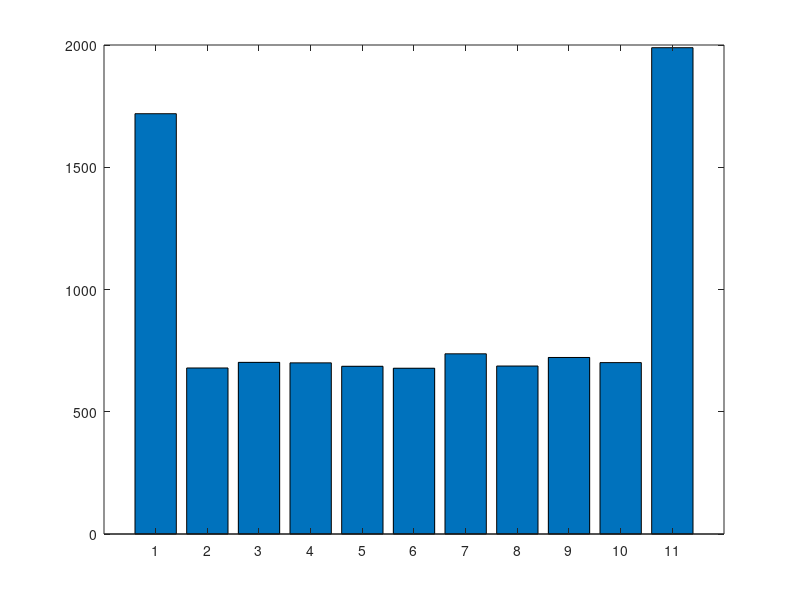
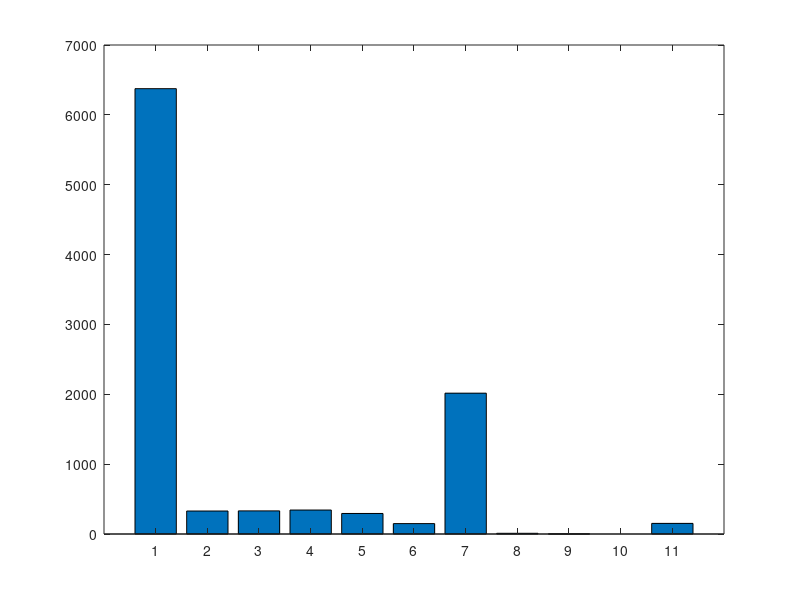
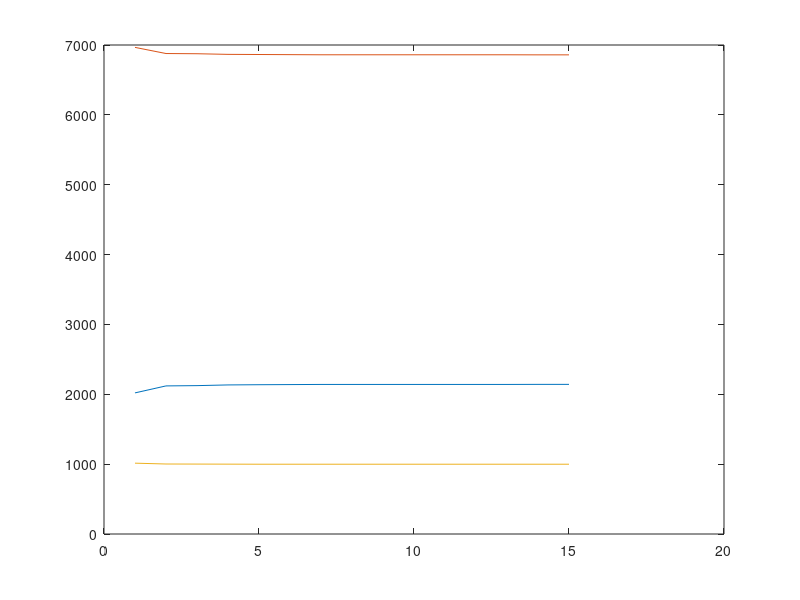

Source code (MATLAB) for these figures, in order:
payer=zeros(10000,5); 
% 1 - income 2- s 3-group 4-individual percieved audit rate audit rate,5-behaviour(0-truthfull, 1 strategic, 2 defiant)
collector = zeros(50,1);
payoff_p=zeros(10000,15);
payoff_c=zeros(50,15);
% normally distributing income
payer(1:4000,1)=normrnd(700000,200000,[4000,1]);
payer(4001:7000,1)=normrnd(3000000,500000,[3000,1]);
payer(7001:10000,1)=normrnd(10000000,3000000,[3000,1]);
% alotting groups to taxpayers
for i =1:10000
    payer(i,3)= mod(i,5)+1;
end

% a factor which increases the prob of audit of a payer
for i=1:10000
    if payer(i,1)> 3000000
        payer(i,4)= 1.5;
    elseif payer(i,1)< 500000
        payer(i,4)= .5;
    end    
end    
% putting s 
for i=1:10000
    t = rand;
    if t < .7
        payer(i,2)= rand;
        payer(i,5)= 1;
    elseif t < .8
            payer(i,2)=0;
            payer(i,5)= 2;
    else 
        payer(i,2)= 1;
        payer(i,5)=0;
    end 
end
dist=zeros(11,2);
for i=1:10000
    dist(floor(payer(i,2)*10+1),1)=dist(floor(payer(i,2)*10+1),1)+1;
end  
figure
bar(dist(:,1));
% categorizing tax collectors(0-honest,1-corrupt)
for i=1:50
    t=rand;
    if t < .7;
        collector(i)= 0;
    else
        collector(i)= 1;
    end
end


r = 0.3; %tax rate
a = zeros(50,1); %audit rate
f = 2; %fine
for i=1:50
    a(i)= .05 + rand/10;
end    
S=zeros(15,3);
for itr=1:15
    audit= zeros(10000,1);
    for i=1:10000
        t=rand;
        if t< a(ceil(i/200))*payer(i,4);
            audit(i)=1;
        end
        c= ceil(i/200);
        if payer(i,5)==0;
            payoff_p(i,itr)= 0;
        elseif collector(c,1)==0
            payoff_p(i,itr)= r*(1-payer(i,2))*payer(i,1) - audit(i)* r*3*(1-payer(i,2))*payer(i,1);
            
        else
            payoff_p(i,itr)= r*(1-payer(i,2))*payer(i,1)- audit(i)*r*(1-payer(i,2))*payer(i,1)*(.8);
        end
   % updating values for next generation     
        score = zeros(50,1);
   %     
        if payoff_p(i,itr) < 0
            score(ceil(i/200),1)= score(ceil(i/200),1)+ 1;
            payer(i,4) = payer(i,4)*(1.5);
        elseif payoff_p(i,itr)== r*(1-payer(i,2))*payer(i,1)- r*(1-payer(i,2))*payer(i,1)*(.8);
            score(ceil(i/200),1)= score(ceil(i/200),1)+ 2;
            payer(i,4) = payer(i,4)*(1.2);
        else    
            payer(i,4) = payer(i,4)/1.2;
        end
    end     
   % neighbourhood effect
%     for i=1:5:10000
%         t=0;
%         for j=1:5
%             if payoff_p(i+j-1,itr)< 0 || payoff_p(i+j-1,itr)== .2*r*(1-payer(i+j-1,2))*payer(i+j-1,1) ;
%                 t=t+1;
%             end
%         end   
%         for j=1:5
%             if t>0
%                 payer(i+j-1,4)= payer(i+j-1,4)*t*2.5;
%             end
%         end
%     end
   for i=1:10000
       if payer(i,4)*a(ceil(i/200)) > .33;
           payer(i,2)=1;
           payer(i,5)=0;
       elseif  payoff_p(i,itr)<0 && payer(i,5)==1
           payer(i,2)= payer(i,2)+(1-payer(i,2))*(.5)*(rand);
       elseif  payoff_p(i,itr)==.2*r*(1-payer(i,2))*payer(i,1) && payer(i,5)>1
           payer(i,5)= payer(i,5)+1;
           if payer(i,5)>3;
               payer(i,2)=1;
               payer(i,5)=0;
           end
       elseif payoff_p(i,itr)>= 0;
           c= .02 + payoff_p(i,itr)*.2/payer(i,1);
           if payer(i,2)- c >=0
               payer(i,2)=payer(i,2)-c;
           end    
       end
   end
       t1=0;
       t2=0;
       t3=0;
      for i=1:10000
           if payer(i,5)==0
               t1=t1+1;
           elseif payer(i,5)==1
               t2=t2+1;
           else
               t3=t3+1;
           end
      end
   S(itr,1)=t1;
   S(itr,2)=t2;
   S(itr,3)=t3;
   for i=1:50
       if collector(i)==0 && score(i)>0
           a(i)=a(i)*(1.2^score(i));
       elseif collector(i)==1 && score(i)>0
           a(i)=a(i)*(1.2^(score(i)/2));
       else
           a(i)=a(i)*(.85);
       end  
   end
end   
for i=1:10000
    dist(floor(payer(i,2)*10+1),2)=dist(floor(payer(i,2)*10+1),2)+1;
end 
figure
bar(dist(:,2))
    
figure
   x=1:15;
   plot(x,S(:,1),x,S(:,2),x,S(:,3))
   
   
           
   
        
    
    
    
    
    
    
    

% EU = zeros(10000,1); % net income after paying
% for i =1:10000
%     I = payoff(i,2) * payoff(i,1); %income reported
%     EU(i) = (1-a)*(payer(i,1)-r*I) + a*(payer(i,1)-r*payer(i,1)-f*(r*payer(i,1)-r*I));
%     payoff_p(i) = EU(i) - (payer(i,1) - r*payer(i,1));
% end;


    
    


